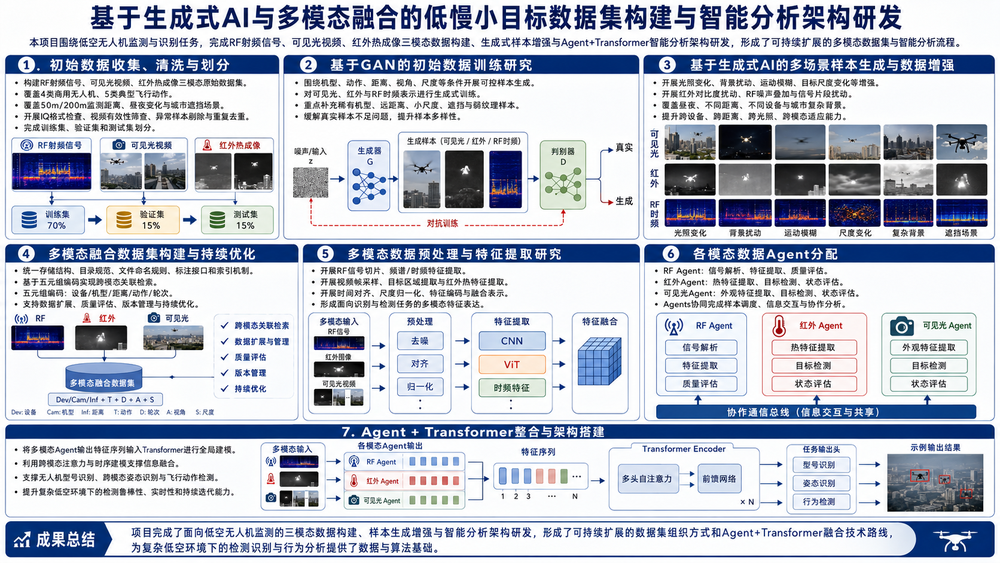
#> input picture ·重点节点总结笔记/000-整体架构研发图.png, 1000 x 563 px, shrunk from 1672 x 941 before the run
$ python ir_sanity.py '../../·重点节点总结笔记/000-整体架构研发图.png'
#> lines starting #> are read from the running program, lines starting #| are printed output that depends on the picture
#> further down, im is the input picture: shape (563, 1000, 3); mean B, G, R 205.6, 192.1, 186.2
"""
S6 - IR 线：低保真防御性检查（sanity check）
==============================================

设计定位（来自笔记 13.1 / 13.2）：
  IR = code_convert(RGB) 是确定性代码转换，不引入独立的生成失败模式。
  因此 IR 线【绝不】作为 Generator 质量判定依据，只做防御性检查——
  确认转换代码没有引入 artifact。

三项检查：
  1. 像素范围：min >= 0 且 max <= 255（无溢出/截断）
  2. 对比度零值：max - min > 0（非全灰空管道）
  3. FFT 中频伪影：中频带能量占比 < 阈值（防周期性条纹/棋盘格）

综合原则：
  IR 任一项异常 → 【告警放行】(warn=True, still pass)，归咎转换代码而非 Generator。
  IR 从不单独判 fail。
"""
from __future__ import annotations

from dataclasses import dataclass, field
from typing import List

import numpy as np


@dataclass
class IRSanityResult:
    passed: bool                 # IR 线永远 passed=True（除非图像根本读不到）
    warn: bool                   # 任一检查异常则 True
    warnings: List[str] = field(default_factory=list)
    stats: dict = field(default_factory=dict)

    def __repr__(self) -> str:
        w = ",".join(self.warnings) if self.warnings else "none"
        return f"IRSanity(passed={self.passed}, warn={self.warn}, warnings=[{w}])"


class IRSanityChecker:
    """IR 转换代码防御性检查（三检）。"""

    def __init__(
        self,
        pixel_min: float = 0.0,
        pixel_max: float = 255.0,
        min_contrast: float = 1.0,       # max-min 至少大于此值
        midband_energy_thr: float = 0.35,  # 中频能量占总能量比例上限
        midband_lo: float = 0.15,        # 中频带内径（占 Nyquist 比例）
        midband_hi: float = 0.45,        # 中频带外径
    ):
        self.pixel_min = pixel_min
        self.pixel_max = pixel_max
        self.min_contrast = min_contrast
        self.midband_energy_thr = midband_energy_thr
        self.midband_lo = midband_lo
        self.midband_hi = midband_hi

    # -- 转灰度 ------------------------------------------------------------
    @staticmethod
    def _to_gray(img: np.ndarray) -> np.ndarray:
        if img.ndim == 3:
            # IR 通常单通道；若三通道取亮度
            return (0.299 * img[..., 2] + 0.587 * img[..., 1]
                    + 0.114 * img[..., 0])
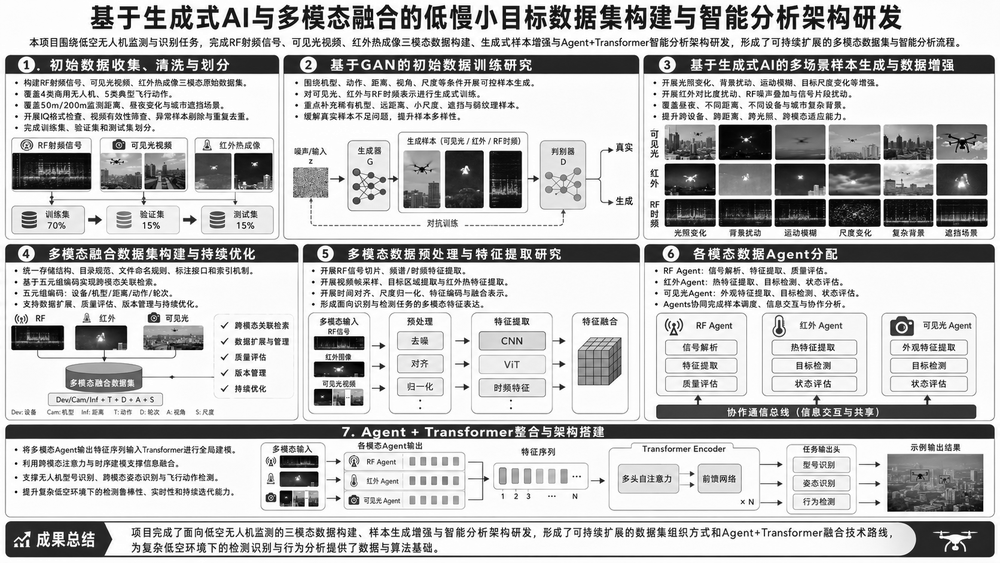
#> returned value: shape (563, 1000) float64; min 0, max 255, mean 191.9
        return img.astype(np.float32)

    # -- 检查 1：像素范围 --------------------------------------------------
    def _check_range(self, gray: np.ndarray, warnings: List[str], stats: dict):
        vmin, vmax = float(gray.min()), float(gray.max())
#> vmin = 0; vmax = 255
        stats["pixel_min"] = vmin
        stats["pixel_max"] = vmax
        if vmin < self.pixel_min - 1e-6 or vmax > self.pixel_max + 1e-6:
            warnings.append("IR_PIXEL_OUT_OF_RANGE")

    # -- 检查 2：对比度零值 ------------------------------------------------
    def _check_contrast(self, gray: np.ndarray, warnings: List[str], stats: dict):
        contrast = float(gray.max() - gray.min())
#> contrast = 255
        stats["contrast"] = contrast
        if contrast <= self.min_contrast:
            warnings.append("IR_FLAT_OUTPUT")  # 全灰/空管道

    # -- 检查 3：FFT 中频伪影 ----------------------------------------------
    def _check_fft_midband(self, gray: np.ndarray, warnings: List[str], stats: dict):
        g = gray.astype(np.float32)
        g = g - g.mean()
        F = np.fft.fftshift(np.fft.fft2(g))
        mag = np.abs(F)
        power = mag ** 2

        h, w = g.shape
#> h = 563; w = 1000
        cy, cx = h / 2.0, w / 2.0
#> cy = 281.5; cx = 500
        yy, xx = np.ogrid[:h, :w]
#> yy = 563 values from 0 to 562
        r = np.sqrt((yy - cy) ** 2 + (xx - cx) ** 2)
        r_norm = r / np.sqrt(cy ** 2 + cx ** 2)  # 归一化到 [0,1]

        total = power.sum() + 1e-12
#> total = 2.17e+15
        mid_mask = (r_norm >= self.midband_lo) & (r_norm <= self.midband_hi)
        mid_ratio = float(power[mid_mask].sum() / total)
#> mid_ratio = 0.168
        stats["midband_energy_ratio"] = mid_ratio

        if mid_ratio > self.midband_energy_thr:
            warnings.append("IR_FFT_MIDBAND_ARTIFACT")  # 周期性条纹/棋盘格

    # -- 综合 --------------------------------------------------------------
    def check(self, ir_img: np.ndarray) -> IRSanityResult:
        if ir_img is None or ir_img.size == 0:
            return IRSanityResult(passed=False, warn=True,
                                  warnings=["IR_UNREADABLE"], stats={})
        gray = self._to_gray(ir_img)
        warnings: List[str] = []
        stats: dict = {}

        self._check_range(gray, warnings, stats)
        self._check_contrast(gray, warnings, stats)
        self._check_fft_midband(gray, warnings, stats)

        return IRSanityResult(
            passed=True,               # IR 线永不判 fail（除非 unreadable）
            warn=len(warnings) > 0,
            warnings=warnings,
            stats=stats,
        )


# ----------------------------------------------------------------------------
# CLI 快速自测
# ----------------------------------------------------------------------------
if __name__ == "__main__":
    import argparse
    import cv2

    ap = argparse.ArgumentParser(description="IR sanity 检查（三检）")
    ap.add_argument("image", help="IR 图像路径")
    args = ap.parse_args()

    im = cv2.imread(args.image, cv2.IMREAD_UNCHANGED)
    checker = IRSanityChecker()
    print(checker.check(im))
#| IRSanity(passed=True, warn=False, warnings=[none])
